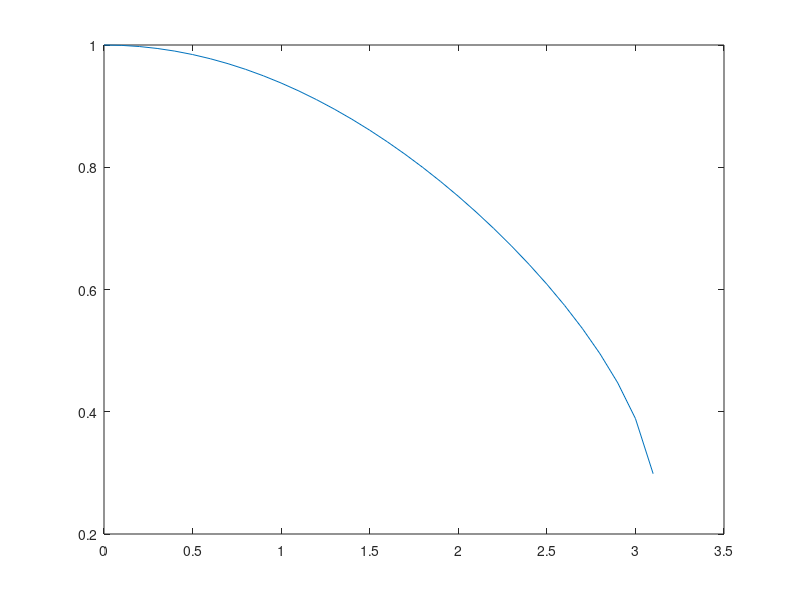
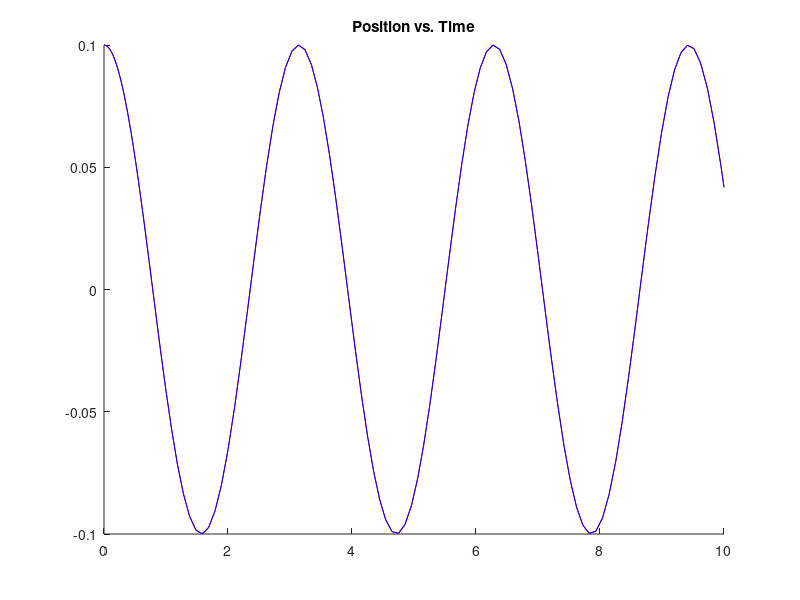
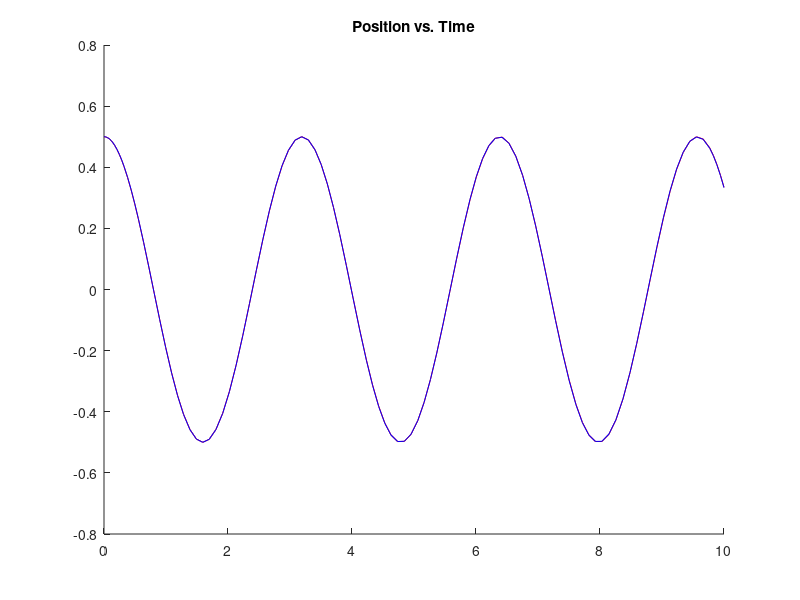
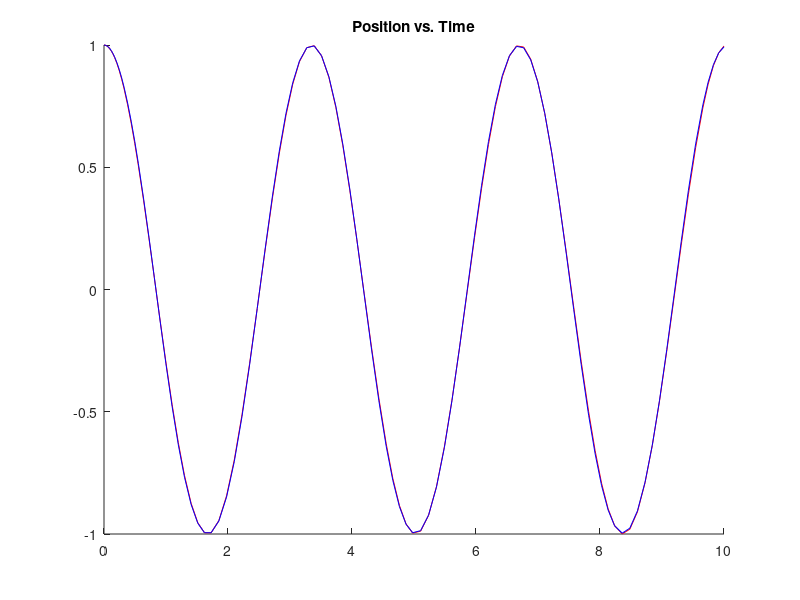

Write MATLAB code to recreate these figures, in order.
%% Lab 7
%7.2
w0=2;
theta=-2*pi:pi/8:2*pi;
w=-2*pi:pi/8:2*pi;
[Theta,W]=meshgrid(theta,w);

dthetadt=W;
dwdt=-w0^2*sin(Theta);

startT=-4*pi:pi/4:4*pi;
starty=-4*pi:pi/4:4*pi;

quiver(Theta,W,dthetadt,dwdt)
streamline(Theta,W,dthetadt,dwdt,startT,starty)

%% 7.4

theta=0:0.1:pi;
M=sin(theta./2).^2;
wt0=pi./(2*ellipke(M))
plot(theta,wt0)
%goes to zero because ellipke has Sqrt(1-...) in the denom
%at pi ... evaluates to 1

%% 7.5
tstart=0;tfinal=10;
theta0=[0.1 0.5 1.0 pi/2 0.9*pi]
clear('max')
clear('t1')

for k=1:5
    
thetanot=theta0(k);
u0=zeros(2,1);
u0(1)=thetanot; % initial theta
u0(2)=0; % initial w

%Defines a two-dimensional function of t and u where 1stD is xprime and 2ndD
%is xpprime (don't fully understand this but it works
tpp = @(t,u) [u(2); -w0^2*sin(u(1))];
[t1,u1] = ode45(tpp,[tstart,tfinal],u0);

theta=u1(:,1);w=u1(:,2);
%figure out the cosine wave next door
mv=max(theta);
M=sin(thetanot/2)^2;
wt0=pi./(2*ellipke(M));

% plot the position vs. time
figure
hold on
plot(t1,mv*cos(2*wt0.*t1),'-r') %why times 2?
plot(t1,theta,'-b');
title('Position vs. Time')
hold off

k=k+1;
end


%% 7.6
tstart=0; tfinal=500;
u0=zeros(2,1);
u0(1)=4; % initial y
u0(2)=0; % initial v
F0=1;

%Defines a two-dimensional function of t and u where 1stD is xprime and 2ndD
%is xpprime (don't fully understand this but it works
ypp = @(t,u) [u(2); F0*sin(t)-u(1)];
[t1,u1] = ode45(ypp,[tstart,tfinal],u0);
y=u1(:,1);
plot(t1,y)

%% 7.6b
tstart=0; tfinal=500;
u0=zeros(2,1);
u0(1)=.1; % initial y
u0(2)=0; % initial v
a=0.1;

%Defines a two-dimensional function of t and u where 1stD is xprime and 2ndD
%is xpprime (don't fully understand this but it works
ypp = @(t,u) [u(2); a*sin(t)-sin(u(1))];
[t1,u1] = ode45(ypp,[tstart,tfinal],u0);
y=u1(:,1);
plot(t1,y)

%% 7.6c
tstart=0; tfinal=500;
u0=zeros(2,1);
u0(1)=.1; % initial y
u0(2)=0; % initial v
a=0.1;
gamma=0.1;
hold on
for k=0.9:0.1:1.05
    w0=k;
    
%Defines a two-dimensional function of t and u where 1stD is xprime and 2ndD
%is xpprime (don't fully understand this but it works
ypp = @(t,u) [u(2); a*sin(t)-w0^2*sin(u(1))-gamma*u(2)];
[t1,u1] = ode45(ypp,[tstart,tfinal],u0);
y=u1(:,1);
plot(t1,y)
end
hold off

